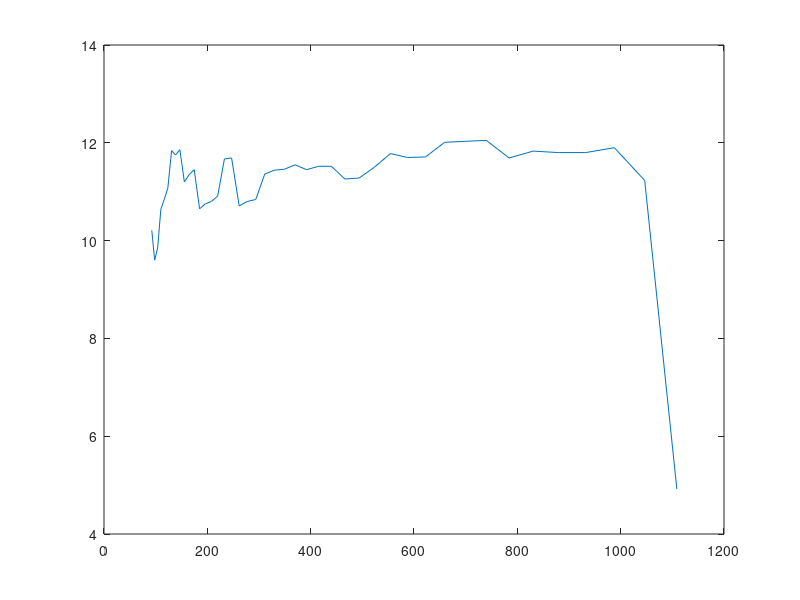

This chart was generated by the following MATLAB code:
freqs = [92.50,98.00,103.83,110.00,116.54,123.47,130.81,138.59,146.83,155.56,164.81,174.61,185.00,196.00,207.65,220.00,233.08,246.94,261.63,277.18,293.66,311.13,329.63,349.23,369.99,392.00,415.30,440.00,466.16,493.88,523.25,554.37,587.33,622.25,659.26,698.46,739.99,783.99,830.61,880.00,932.33,987.77,1046.50,1108.73;10.21,9.60,9.85,10.64,10.84,11.07,11.84,11.75,11.86,11.20,11.35,11.45,10.65,10.75,10.80,10.91,11.67,11.69,10.71,10.80,10.84,11.36,11.44,11.46,11.55,11.45,11.52,11.52,11.26,11.28,11.50,11.78,11.70,11.71,12.01,12.03,12.05,11.69,11.83,11.80,11.80,11.90,11.23,4.92];
plot ( freqs(1,:), freqs(2,:)); pause
